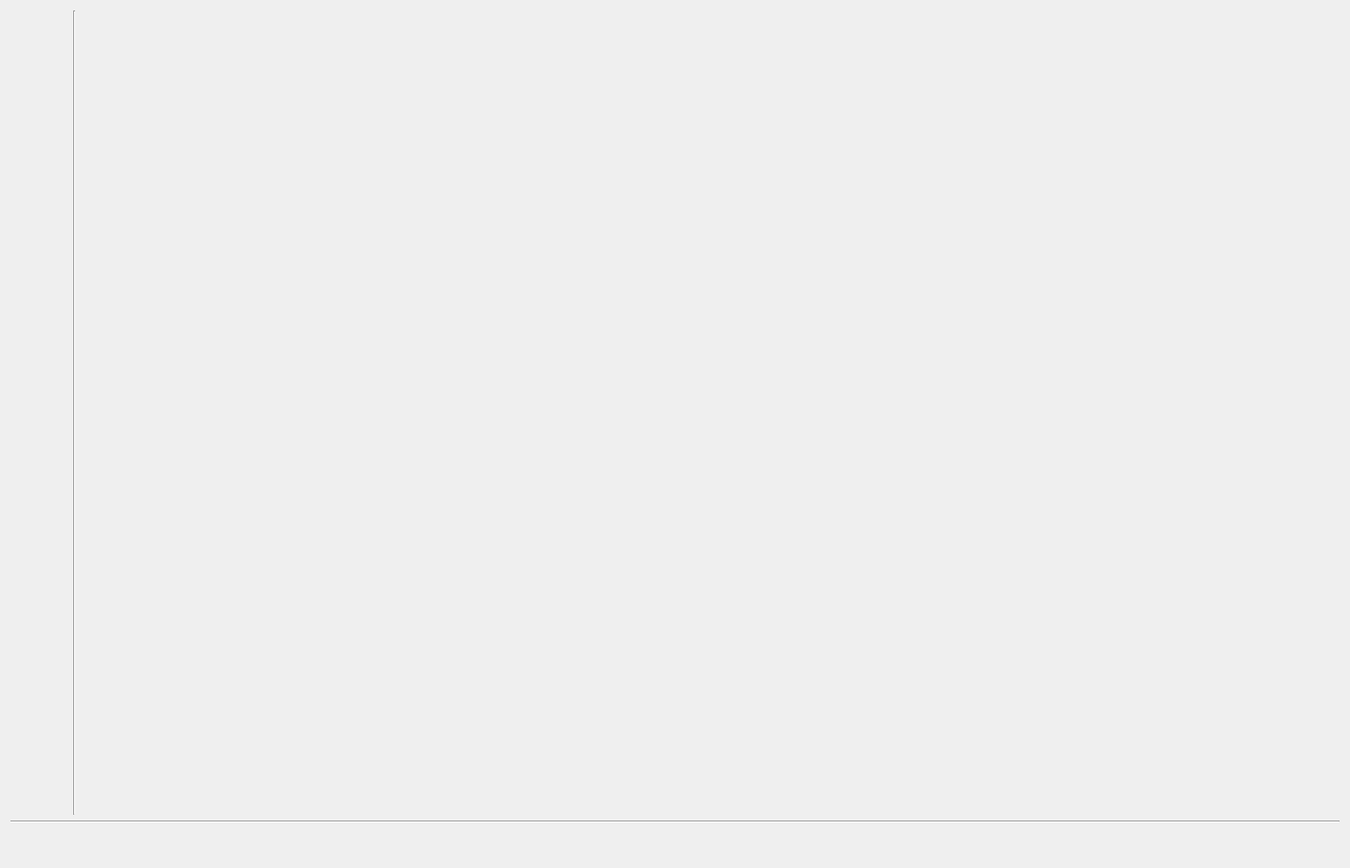
<?xml version="1.0" encoding="UTF-8"?>
<ui version="4.0">
 <class>Form</class>
 <widget class="EpcForm" name="Form">
  <property name="geometry">
   <rect>
    <x>0</x>
    <y>0</y>
    <width>1421</width>
    <height>914</height>
   </rect>
  </property>
  <property name="windowTitle">
   <string>Form</string>
  </property>
  <property name="can_file" stdset="0">
   <string>microgrid_new.sym</string>
  </property>
  <layout class="QVBoxLayout" name="verticalLayout">
   <item>
    <layout class="QHBoxLayout" name="horizontalLayout_4">
     <property name="spacing">
      <number>6</number>
     </property>
     <item>
      <layout class="QVBoxLayout" name="verticalLayout_5">
       <property name="spacing">
        <number>10</number>
       </property>
       <property name="leftMargin">
        <number>20</number>
       </property>
       <property name="topMargin">
        <number>10</number>
       </property>
       <property name="rightMargin">
        <number>10</number>
       </property>
       <property name="bottomMargin">
        <number>10</number>
       </property>
       <item>
        <layout class="QHBoxLayout" name="horizontalLayout_2">
         <item alignment="Qt::AlignVCenter">
          <widget class="Epc" name="epc_3">
           <property name="frame" stdset="0">
            <string>StatusBits</string>
           </property>
           <property name="signal" stdset="0">
            <string>State_status</string>
           </property>
          </widget>
         </item>
         <item>
          <widget class="Check" name="check">
           <property name="frame" stdset="0">
            <string>StatusBits</string>
           </property>
           <property name="signal" stdset="0">
            <string>PowerAvailAC_status</string>
           </property>
          </widget>
         </item>
        </layout>
       </item>
       <item>
        <layout class="QGridLayout" name="gridLayout">
         <item row="2" column="3">
          <widget class="Check" name="check_4">
           <property name="frame" stdset="0">
            <string>CommandModeControl</string>
           </property>
           <property name="signal" stdset="0">
            <string>ForceRelayK1_Precharge_command</string>
           </property>
           <property name="tx" stdset="0">
            <bool>true</bool>
           </property>
          </widget>
         </item>
         <item row="2" column="4">
          <widget class="Check" name="check_5">
           <property name="frame" stdset="0">
            <string>CommandModeControl</string>
           </property>
           <property name="signal" stdset="0">
            <string>ForceRelayRelayK2_DCRun_comand</string>
           </property>
           <property name="tx" stdset="0">
            <bool>true</bool>
           </property>
          </widget>
         </item>
         <item row="1" column="4">
          <widget class="Check" name="check_6">
           <property name="frame" stdset="0">
            <string>CommandModeControl</string>
           </property>
           <property name="signal" stdset="0">
            <string>ForceRelayMX2_command</string>
           </property>
           <property name="tx" stdset="0">
            <bool>true</bool>
           </property>
          </widget>
         </item>
         <item row="1" column="3">
          <widget class="Check" name="check_7">
           <property name="frame" stdset="0">
            <string>CommandModeControl</string>
           </property>
           <property name="signal" stdset="0">
            <string>ForceRelayMX1_command</string>
           </property>
           <property name="tx" stdset="0">
            <bool>true</bool>
           </property>
          </widget>
         </item>
         <item row="1" column="2">
          <widget class="Check" name="check_8">
           <property name="frame" stdset="0">
            <string>CommandModeControl</string>
           </property>
           <property name="signal" stdset="0">
            <string>InvertHwEnable_command</string>
           </property>
           <property name="tx" stdset="0">
            <bool>true</bool>
           </property>
          </widget>
         </item>
         <item row="1" column="1">
          <widget class="Button" name="button">
           <property name="frame" stdset="0">
            <string>CommandModeControl</string>
           </property>
           <property name="signal" stdset="0">
            <string>FaultClear_command</string>
           </property>
           <property name="tx" stdset="0">
            <bool>true</bool>
           </property>
          </widget>
         </item>
         <item row="2" column="2">
          <widget class="Check" name="check_3">
           <property name="frame" stdset="0">
            <string>CommandModeControl</string>
           </property>
           <property name="signal" stdset="0">
            <string>Enable_command</string>
           </property>
           <property name="tx" stdset="0">
            <bool>true</bool>
           </property>
          </widget>
         </item>
        </layout>
       </item>
      </layout>
     </item>
     <item>
      <widget class="Line" name="line">
       <property name="orientation">
        <enum>Qt::Vertical</enum>
       </property>
      </widget>
     </item>
     <item>
      <layout class="QGridLayout" name="gridLayout_2">
       <item row="0" column="0">
        <widget class="Epc" name="epc_4">
         <property name="frame" stdset="0">
          <string>StatusDCParameters</string>
         </property>
         <property name="signal" stdset="0">
          <string>CurrentDC_measured</string>
         </property>
        </widget>
       </item>
       <item row="0" column="1">
        <widget class="Epc" name="epc_7">
         <property name="frame" stdset="0">
          <string>StatusACParameters</string>
         </property>
         <property name="signal" stdset="0">
          <string>CurrentAC_measured</string>
         </property>
        </widget>
       </item>
       <item row="1" column="1">
        <widget class="Epc" name="epc_9">
         <property name="frame" stdset="0">
          <string>StatusACParameters</string>
         </property>
         <property name="signal" stdset="0">
          <string>VoltageAC_measured</string>
         </property>
        </widget>
       </item>
       <item row="1" column="0">
        <widget class="Epc" name="epc_5">
         <property name="frame" stdset="0">
          <string>StatusDCParameters</string>
         </property>
         <property name="signal" stdset="0">
          <string>VoltageDCInput_measured</string>
         </property>
        </widget>
       </item>
       <item row="2" column="1">
        <widget class="Epc" name="epc_15">
         <property name="frame" stdset="0">
          <string>StatusTemps</string>
         </property>
         <property name="signal" stdset="0">
          <string>TempHeatsink_measured</string>
         </property>
        </widget>
       </item>
       <item row="1" column="2">
        <widget class="Epc" name="epc_6">
         <property name="frame" stdset="0">
          <string>StatusDCParameters</string>
         </property>
         <property name="signal" stdset="0">
          <string>VoltageDCBus</string>
         </property>
        </widget>
       </item>
       <item row="2" column="0">
        <widget class="Epc" name="epc_8">
         <property name="frame" stdset="0">
          <string>StatusTemps</string>
         </property>
         <property name="signal" stdset="0">
          <string>TempInternal_measured</string>
         </property>
        </widget>
       </item>
      </layout>
     </item>
     <item>
      <spacer name="horizontalSpacer_2">
       <property name="orientation">
        <enum>Qt::Horizontal</enum>
       </property>
       <property name="sizeHint" stdset="0">
        <size>
         <width>40</width>
         <height>20</height>
        </size>
       </property>
      </spacer>
     </item>
    </layout>
   </item>
   <item>
    <widget class="Line" name="line_2">
     <property name="orientation">
      <enum>Qt::Horizontal</enum>
     </property>
    </widget>
   </item>
   <item>
    <layout class="QHBoxLayout" name="horizontalLayout_6">
     <property name="spacing">
      <number>6</number>
     </property>
     <item>
      <layout class="QGridLayout" name="gridLayout_3">
       <item row="5" column="0">
        <widget class="Epc" name="epc_19">
         <property name="frame" stdset="0">
          <string>CommandPower</string>
         </property>
         <property name="signal" stdset="0">
          <string>ReactivePower_command</string>
         </property>
         <property name="tx" stdset="0">
          <bool>true</bool>
         </property>
        </widget>
       </item>
       <item row="2" column="0">
        <widget class="Epc" name="epc_17">
         <property name="frame" stdset="0">
          <string>CommandVF</string>
         </property>
         <property name="signal" stdset="0">
          <string>Voltage_command</string>
         </property>
         <property name="tx" stdset="0">
          <bool>true</bool>
         </property>
        </widget>
       </item>
       <item row="3" column="0">
        <widget class="Epc" name="epc_18">
         <property name="frame" stdset="0">
          <string>CommandVF</string>
         </property>
         <property name="signal" stdset="0">
          <string>Frequency_command</string>
         </property>
         <property name="tx" stdset="0">
          <bool>true</bool>
         </property>
        </widget>
       </item>
       <item row="1" column="2">
        <layout class="QHBoxLayout" name="horizontalLayout_5"/>
       </item>
       <item row="6" column="2">
        <widget class="Check" name="check_2">
         <property name="frame" stdset="0">
          <string>StatusBits</string>
         </property>
         <property name="signal" stdset="0">
          <string>PowerAvailAcRemote_status</string>
         </property>
        </widget>
       </item>
       <item row="6" column="0">
        <widget class="Check" name="check_9">
         <property name="frame" stdset="0">
          <string>CommandModeControl</string>
         </property>
         <property name="signal" stdset="0">
          <string>SyncToRemoteSource_command</string>
         </property>
         <property name="tx" stdset="0">
          <bool>true</bool>
         </property>
        </widget>
       </item>
       <item row="5" column="2">
        <widget class="Epc" name="epc_11">
         <property name="frame" stdset="0">
          <string>StatusMeasuredPower</string>
         </property>
         <property name="signal" stdset="0">
          <string>ReactivePower_measured</string>
         </property>
        </widget>
       </item>
       <item row="4" column="0">
        <widget class="Epc" name="epc_16">
         <property name="frame" stdset="0">
          <string>CommandPower</string>
         </property>
         <property name="signal" stdset="0">
          <string>RealPower_command</string>
         </property>
         <property name="tx" stdset="0">
          <bool>true</bool>
         </property>
        </widget>
       </item>
       <item row="4" column="2">
        <widget class="Epc" name="epc_12">
         <property name="frame" stdset="0">
          <string>StatusMeasuredPower</string>
         </property>
         <property name="signal" stdset="0">
          <string>RealPower_measured</string>
         </property>
        </widget>
       </item>
       <item row="7" column="0">
        <widget class="Check" name="check_10">
         <property name="frame" stdset="0">
          <string>CommandModeControl</string>
         </property>
         <property name="signal" stdset="0">
          <string>UseVoltageSenseAsRemote_command</string>
         </property>
         <property name="tx" stdset="0">
          <bool>true</bool>
         </property>
        </widget>
       </item>
      </layout>
     </item>
     <item>
      <layout class="QVBoxLayout" name="verticalLayout_6"/>
     </item>
    </layout>
   </item>
  </layout>
 </widget>
 <customwidgets>
  <customwidget>
   <class>EpcForm</class>
   <extends>QWidget</extends>
   <header>epyq.form</header>
   <container>1</container>
  </customwidget>
  <customwidget>
   <class>Button</class>
   <extends>QWidget</extends>
   <header>epyq.widgets.button</header>
  </customwidget>
  <customwidget>
   <class>Check</class>
   <extends>QWidget</extends>
   <header>epyq.widgets.check</header>
  </customwidget>
  <customwidget>
   <class>Epc</class>
   <extends>QWidget</extends>
   <header>epyq.widgets.epc</header>
  </customwidget>
 </customwidgets>
 <resources/>
 <connections/>
</ui>
